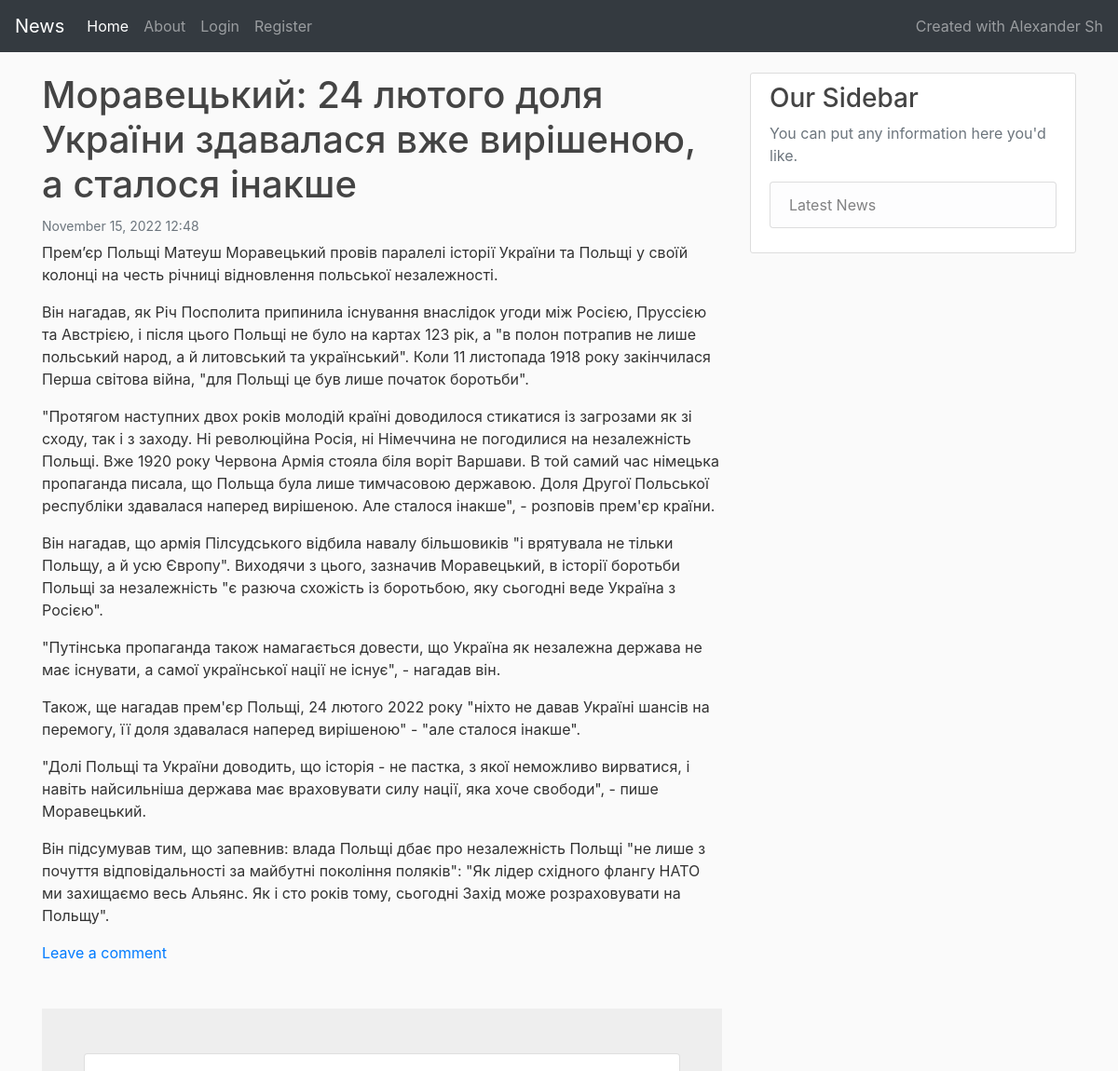
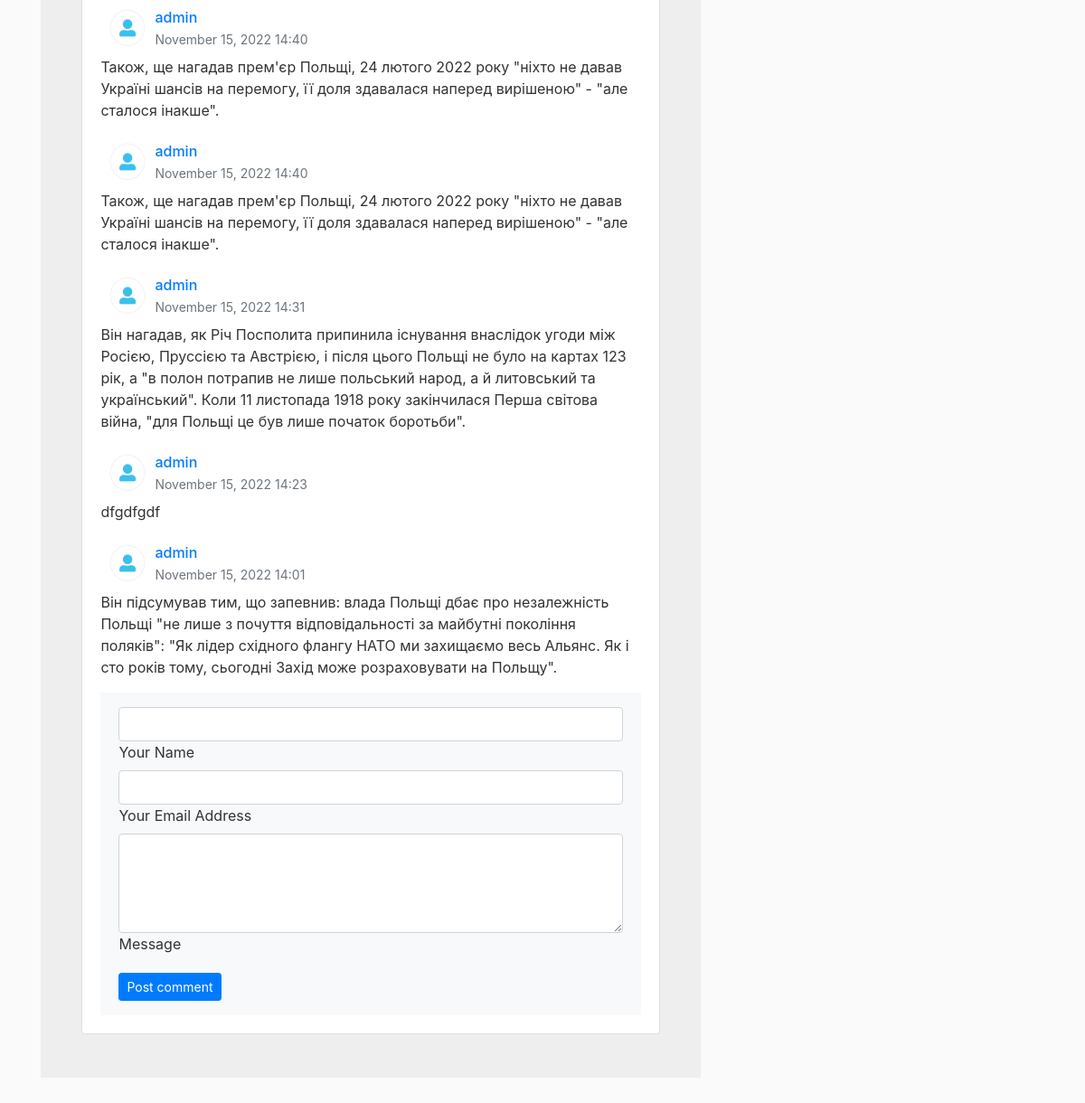
The page /content/4/ on the database its author committed (2 pictures, top to bottom).
### content/models.py (models this page shows, shortened)
class Entry(models.Model):
    title = models.CharField(max_length=100)
    content = models.TextField()
    created_at = models.DateTimeField(default=timezone.now)
    updated_at = models.DateTimeField(default=timezone.now)
    class Meta:
        db_table = "base_entry"

### comment/models.py (models this page shows)
class Comment(models.Model):
    author = models.CharField(max_length=200)
    comment = models.TextField()
    approved = models.BooleanField(default=False)
    entry = models.ForeignKey(
        Entry,
        on_delete=models.CASCADE,
        related_name='comments',
    )
    created_at = models.DateTimeField(default=timezone.now)
    class Meta:
        db_table = 'base_comment'

### content/views.py (the view)
# urls.py: path('content/<int:id>/', views.show, name='show'),
def show(request, id):
    comments = Comment.objects.filter(entry_id=id, approved=True).order_by('-created_at')
    try:
        entry = Entry.objects.get(id=id)
    except (Entry.DoesNotExist):
        return render(request, 'errors/404.html', status=404)
    context = {
        'entry': entry,
        'title': entry.title,
        'comments': comments,
    }
    return render(request, 'show.html', context)

### content/templates/show.html
{% extends "index.html" %}
{% block content %}
    <small class="text-muted">{{ entry.created_at|date:"F d, Y H:i" }}</small>
    <p class="article-content">{{ entry.content|linebreaks|urlize }}</p>
    <p>
        <a href="#comment-form">Leave a comment</a>
    </p>
    {% include 'comment.html' %}
{% endblock content %}

### base/templates/index.html (shortened to what this page needs)
{% load static %}
<!DOCTYPE html>
<html lang="en">
<head>
    <link rel="stylesheet" href="https://cdn.jsdelivr.net/npm/bootstrap@4.6.1/dist/css/bootstrap.min.css">
    <link rel="stylesheet" href="{% static 'news/main.css' %}">
</head>
<body>
    <nav class="navbar navbar-expand-lg navbar-dark bg-dark">
        <a class="navbar-brand" href="{% url 'index' %}">News</a>
        <div class="collapse navbar-collapse" id="navbarText">
          <ul class="navbar-nav mr-auto">
            <li class="nav-item active">
                <a class="nav-link" href="{% url 'index' %}">Home <span class="sr-only">(current)</span></a>
            </li>
            <li class="nav-item">
                <a class="nav-link" href="{% url 'about' %}">About</a>
            </li>
            {% if user.is_authenticated %}
                <li class="nav-item">
                  <a class="nav-link" href="{% url 'profile' %}">Profile</a>
                </li>
                <li class="nav-item">
                  <a class="nav-link" href="{% url 'logout' %}">Logout</a>
                </li>
                {% else %}
                <li class="nav-item">
                  <a class="nav-link" href="{% url 'login' %}">Login</a>
                </li>
                <li class="nav-item">
                  <a class="nav-link" href="{% url 'register' %}">Register</a>
                </li>
            {% endif %}
          </ul>
          <span class="navbar-text">
            Created with Alexander Sh
          </span>
        </div>
      </nav>
    <main role="main" class="container">
      <div class="row">
        <div class="col-md-8">
            {% if title %}
                <h1>{{ title }}</h1>
            {% endif %}
            {% block content %}{% endblock %}
        </div>
        <div class="col-md-4">
          <div class="content-section">
            <h3>Our Sidebar</h3>
            <p class='text-muted'>You can put any information here you'd like.
              <ul class="list-group">
                <li class="list-group-item list-group-item-light">Latest News</li>
              </ul>
            </p>
          </div>
        </div>
      </div>
    </main>
</body>
</html>

### content/templates/comment.html (shortened to what this page needs)
{% load static %}
<section style="background-color: #eee;">
    <div class="container my-5 py-5">
        <div class="row d-flex justify-content-center">
            <div class="col-md-12 col-lg-10 col-xl-11">
                <div class="card">
                    <div class="card-body" id="comments">
                        {% for comment in comments %}
                        <div class="d-flex flex-start align-items-center" id="comment-{{ comment.id }}">
                            <img class="rounded-circle shadow-1-strong me-3"
                                 src="{% static 'images/AwxR.png' %}" alt="avatar" width="60"
                                 height="60"/>
                            <div>
                                <h6 class="fw-bold text-primary mb-1">{{ comment.author }}</h6>
                                <p class="text-muted small mb-0">
                                    {{ comment.created_at|date:"F d, Y H:i" }}
                                </p>
                            </div>
                        </div>
                        {{ comment.comment|linebreaks|urlize }}
                        {% endfor %}
                        <form method="post" id="comment-form" action="{{ request.build_absolute_uri }}comment/">
                            <div class="card-footer py-3 border-0" style="background-color: #f8f9fa;">
                                <div class="d-flex flex-start w-100">
                                    <div class="form-outline w-100">
                                        <input type="text" name="author" class="form-control" id="author" value="{{ request.user.username }}"{% if request.user.username %} readonly="readonly"{% else %} required=""{% endif %}>
                                        <label class="form-label" for="author">Your Name</label>
                                    </div>
                                </div>
                                <div class="d-flex flex-start w-100">
                                    <div class="form-outline w-100">
                                        <input type="text" name="email" class="form-control" id="email" value="{{ request.user.email }}"{% if request.user.email %} readonly="readonly"{% else %} required=""{% endif %}>
                                        <label class="form-label" for="email">Your Email Address</label>
                                    </div>
                                </div>
                                <div class="d-flex flex-start w-100">
                                    <div class="form-outline w-100">
                                        <textarea class="form-control" id="comment" rows="4" name="message"
                                                  style="background: #fff;" required=""></textarea>
                                        <label class="form-label" for="comment">Message</label>
                                    </div>
                                </div>
                                <div class="float-end mt-2 pt-1">
                                    <button type="submit" class="btn btn-primary btn-sm">Post comment</button>
                                </div>
                            </div>
                        </form>
                    </div>
                </div>
            </div>
        </div>
    </div>
</section>

### base/static/news/main.css (style rules this page uses)
body { background: #fafafa; color: #333333; }
h1, h2, h3, h4, h5, h6 { color: #444444; }
ul { margin: 0; }
.navbar { margin-bottom: 1.4rem; color: #ffffff; }
.content-section { background: #ffffff; padding: 10px 20px; border: 1px solid #ddd; border-radius: 3px; margin-bottom: 20px; }
.article-content { margin-bottom: 5px; }

### rows shown on the page
Entry: title "Моравецький: 24 лютого доля України здавалася вже вирішеною, а сталося інакше", created_at "November 15, 2022 12:48", content "Прем’єр Польщі Матеуш Моравецький провів паралелі історії України та Польщі у своїй колонці на честь річниці відновлення польської незалежності. Він нагадав, як Річ Посполита припинила існування внаслідок угоди між Росією, Пруссією та Австрією, і після цього Польщі не було на картах 123 рік, а \"в полон потрапив не лише польський народ, а й литовський та український\". Коли 11 листопада 1918 року закінчилася Перша світова війна, \"для Польщі це був лише початок боротьби\". \"Протягом наступних двох років молодій країні доводилося стикатися із загрозами як зі сходу, так і з заходу. Ні революційна Росія, ні Німеччина не погодилися на незалежність Польщі. Вже 1920 року Червона Армія стояла біля…"
Comment: author "admin", created_at "November 15, 2022 14:40", comment "Також, ще нагадав прем'єр Польщі, 24 лютого 2022 року \"ніхто не давав Україні шансів на перемогу, її доля здавалася наперед вирішеною\" - \"але сталося інакше\"."
Comment: author "admin", created_at "November 15, 2022 14:40", comment "Також, ще нагадав прем'єр Польщі, 24 лютого 2022 року \"ніхто не давав Україні шансів на перемогу, її доля здавалася наперед вирішеною\" - \"але сталося інакше\"."
Comment: author "admin", created_at "November 15, 2022 14:31", comment "Він нагадав, як Річ Посполита припинила існування внаслідок угоди між Росією, Пруссією та Австрією, і після цього Польщі не було на картах 123 рік, а \"в полон потрапив не лише польський народ, а й литовський та український\". Коли 11 листопада 1918 року закінчилася Перша світова війна, \"для Польщі це був лише початок боротьби\"."
Comment: author "admin", created_at "November 15, 2022 14:23", comment "dfgdfgdf"
Comment: author "admin", created_at "November 15, 2022 14:01", comment "Він підсумував тим, що запевнив: влада Польщі дбає про незалежність Польщі \"не лише з почуття відповідальності за майбутні покоління поляків\": \"Як лідер східного флангу НАТО ми захищаємо весь Альянс. Як і сто років тому, сьогодні Захід може розраховувати на Польщу\"."
